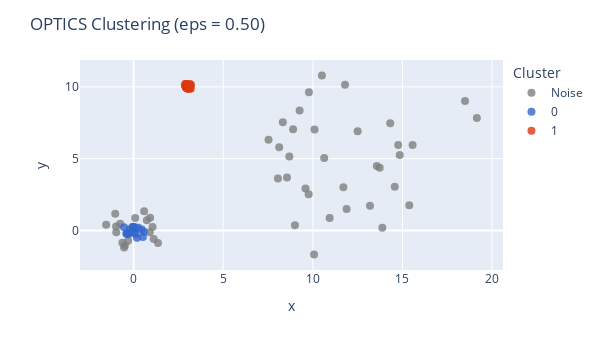
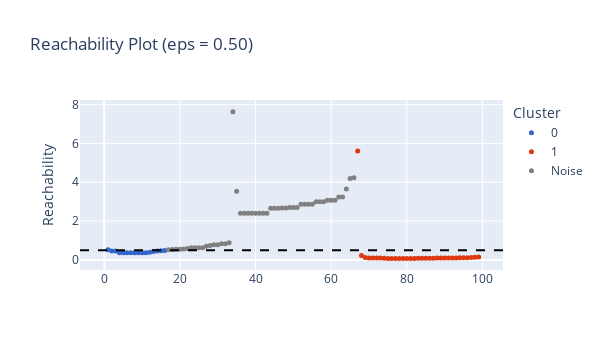

Here is the notebook cell these charts were saved with, in order:
### Markdown cell above
`cluster_optics_dbscan` is a function in scikit-learn that extracts a DBSCAN clustering from an OPTICS clustering ordering and reachability distances. 

It allows users to apply the DBSCAN algorithm with a specified `eps` value on the results of an OPTICS clustering. 

It combines the strengths of both algorithms for more flexible cluster extraction.

Let's use the method `plot_optics_dbscan` to visualize a scatter plot of the clusters and a reachability plot with reachability distances, enhancing understanding of the data's structure and clustering behavior.

### Code cell
# Plot the result of applying DBSCAN over the reachability distances.
cv_X.plot_optics_dbscan(opt_model, eps=0.5)

### Figure 1 — Plotly figure (JSON) as saved in the notebook; plotly's stock layout.template omitted (floating-point values rounded to 4 significant figures)
{"data": [{"hovertemplate": "color=Noise<br>x=%{x}<br>y=%{y}<extra></extra>", "legendgroup": "Noise", "marker": {"color": "grey", "opacity": 0.8, "size": 8, "symbol": "circle"}, "mode": "markers", "name": "Noise", "orientation": "v", "showlegend": true, "type": "scatter", "x": [0.09297, 10.07, 8.687, 10.63, 0.9197, 10.09, -1.024, 15.56, 11.7, 18.49, 0.08643, 11.8, 13.73, -0.3065, 1.121, 0.7382, 1.362, 13.88, 14.32, 8.999, 8.121, -0.4879, 8.897, 19.15, -1.532, 15.38, 8.052, 14.76, 0.5872, 13.19, 1.058, 11.88, 9.59, 8.324, 14.57, -0.9781, 9.766, -0.6291, 13.57, -0.9683, -0.7517, -0.5327, 12.5, 14.85, 10.94, 8.558, 10.51, 9.781, 0.8964, 7.526, 9.262], "xaxis": "x", "y": [0.2269, -1.67, 5.156, 5.052, 0.8816, 7.029, 1.17, 5.951, 3.01, 9.01, 0.8726, 10.14, 4.375, -0.7084, -0.5864, 0.7214, -0.8726, 0.1938, 7.471, 0.3657, 5.801, -1.036, 7.045, 7.833, 0.3922, 1.76, 3.615, 5.956, 1.345, 1.721, 0.2401, 1.496, 2.931, 7.533, 3.047, 0.2777, 2.521, -0.852, 4.485, -0.1276, 0.4665, -1.188, 6.905, 5.263, 0.8751, 3.687, 10.79, 9.629, -0.1231, 6.318, 8.351], "yaxis": "y"}, {"hovertemplate": "color=0<br>x=%{x}<br>y=%{y}<extra></extra>", "legendgroup": "0", "marker": {"color": "#3366CC", "opacity": 0.8, "size": 8, "symbol": "circle"}, "mode": "markers", "name": "0", "orientation": "v", "showlegend": true, "type": "scatter", "x": [0.03991, 0.1065, 0.5187, 0.5701, -0.2087, -0.2324, 0.1878, -0.3806, -0.01691, -0.5373, -0.4035, -0.06193, 0.4566, -0.3058, 0.2663, 0.02746], "xaxis": "x", "y": [0.1815, -0.2411, -0.4453, -0.09081, 0.09381, -0.1814, -0.5125, -0.2176, 0.257, 0.2321, -0.2157, 0.2464, 0.07301, -0.2628, 0.2002, -0.1123], "yaxis": "y"}, {"hovertemplate": "color=1<br>x=%{x}<br>y=%{y}<extra></extra>", "legendgroup": "1", "marker": {"color": "#DC3912", "opacity": 0.8, "size": 8, "symbol": "circle"}, "mode": "markers", "name": "1", "orientation": "v", "showlegend": true, "type": "scatter", "x": [3.118, 2.909, 3.067, 3.061, 2.931, 2.923, 3.021, 3.04, 3.036, 2.96, 2.883, 3.188, 2.883, 3.03, 3.149, 3.001, 3.114, 3.047, 2.956, 3.187, 2.959, 2.873, 2.973, 3.192, 2.914, 3.038, 2.933, 2.969, 2.913, 2.893, 3.013, 3.095, 3.073], "xaxis": "x", "y": [9.982, 10.01, 10.04, 10.09, 9.985, 10.05, 10.1, 9.932, 10.07, 10.12, 10.09, 9.865, 10.19, 10.13, 10.19, 10.18, 9.877, 9.846, 10.18, 10.09, 9.925, 10.1, 10.08, 10.15, 10.19, 9.89, 10.0, 10.01, 9.942, 10.11, 10.04, 9.984, 10.01], "yaxis": "y"}], "layout": {"coloraxis": {"showscale": false}, "height": 350, "legend": {"title": {"text": "Cluster"}, "tracegroupgap": 0}, "margin": {"t": 60}, "title": {"text": "OPTICS Clustering (eps = 0.50)"}, "width": 600, "xaxis": {"anchor": "y", "domain": [0, 1], "title": {"text": "x"}}, "yaxis": {"anchor": "x", "domain": [0, 1], "title": {"text": "y"}}}}

### Figure 2 — Plotly figure (JSON) as saved in the notebook; plotly's stock layout.template omitted (floating-point values rounded to 4 significant figures)
{"data": [{"marker": {"color": "#3366CC", "size": 5}, "mode": "markers", "name": "0", "type": "scatter", "x": [1, 2, 3, 4, 5, 6, 7, 8, 9, 10, 11, 12, 13, 14, 15, 16], "y": [0.5221, 0.4537, 0.4537, 0.3657, 0.3657, 0.3657, 0.3657, 0.3657, 0.3657, 0.3657, 0.3696, 0.3933, 0.4311, 0.4537, 0.4693, 0.4868]}, {"marker": {"color": "#DC3912", "size": 5}, "mode": "markers", "name": "1", "type": "scatter", "x": [67, 68, 69, 70, 71, 72, 73, 74, 75, 76, 77, 78, 79, 80, 81, 82, 83, 84, 85, 86, 87, 88, 89, 90, 91, 92, 93, 94, 95, 96, 97, 98, 99], "y": [5.603, 0.2254, 0.1238, 0.102, 0.102, 0.09949, 0.09323, 0.08271, 0.07754, 0.07754, 0.07754, 0.07754, 0.07754, 0.07754, 0.07754, 0.07754, 0.08271, 0.08271, 0.08271, 0.08271, 0.08712, 0.09073, 0.09323, 0.09323, 0.09916, 0.1018, 0.1029, 0.1121, 0.1121, 0.1121, 0.1254, 0.1309, 0.1423]}, {"marker": {"color": "grey", "size": 5}, "mode": "markers", "name": "Noise", "type": "scatter", "x": [0, 17, 18, 19, 20, 21, 22, 23, 24, 25, 26, 27, 28, 29, 30, 31, 32, 33, 34, 35, 36, 37, 38, 39, 40, 41, 42, 43, 44, 45, 46, 47, 48, 49, 50, 51, 52, 53, 54, 55, 56, 57, 58, 59, 60, 61, 62, 63, 64, 65, 66], "y": [null, 0.522, 0.5322, 0.5464, 0.5464, 0.5615, 0.5899, 0.6236, 0.6236, 0.6236, 0.6242, 0.7031, 0.7407, 0.7783, 0.7836, 0.8333, 0.8333, 0.8823, 7.639, 3.532, 2.404, 2.404, 2.404, 2.404, 2.404, 2.404, 2.404, 2.404, 2.663, 2.663, 2.663, 2.676, 2.676, 2.705, 2.705, 2.705, 2.866, 2.866, 2.866, 2.866, 2.991, 2.991, 2.991, 3.069, 3.069, 3.077, 3.246, 3.246, 3.648, 4.195, 4.233]}], "layout": {"height": 350, "legend": {"title": {"text": "Cluster"}}, "shapes": [{"line": {"color": "black", "dash": "dash"}, "type": "line", "x0": 0, "x1": 1, "xref": "x domain", "y0": 0.5, "y1": 0.5, "yref": "y"}], "title": {"text": "Reachability Plot (eps = 0.50)"}, "width": 600, "yaxis": {"title": {"text": "Reachability"}}}}
